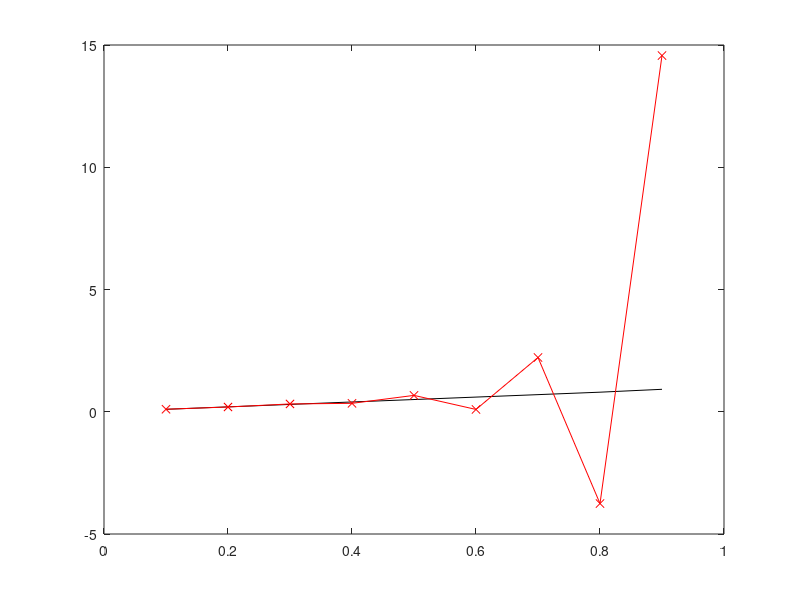
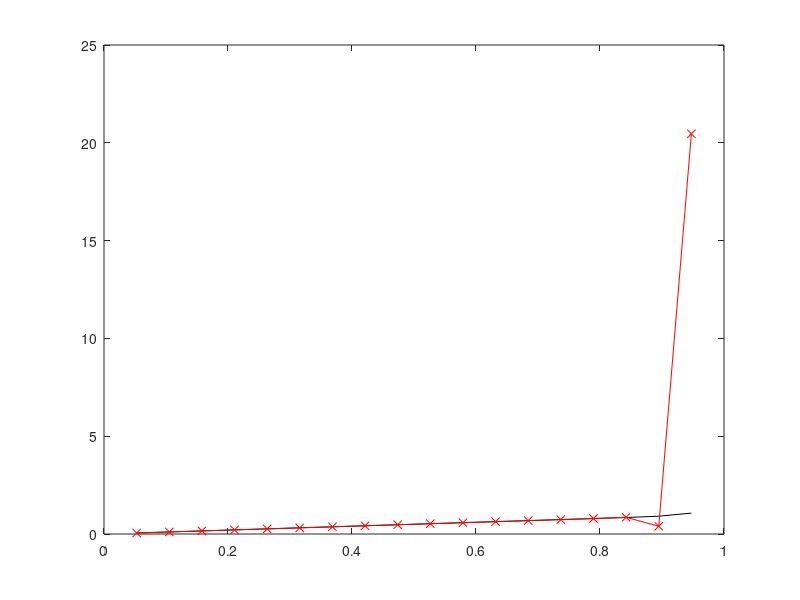
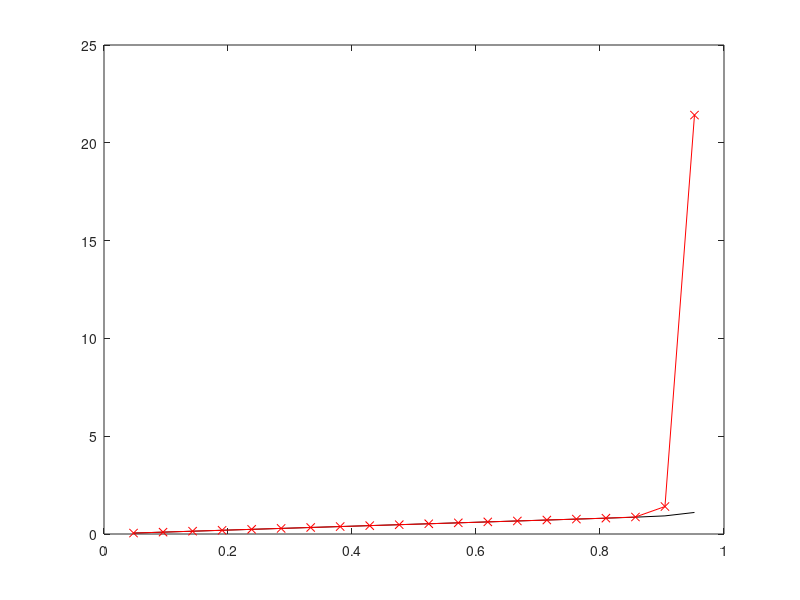
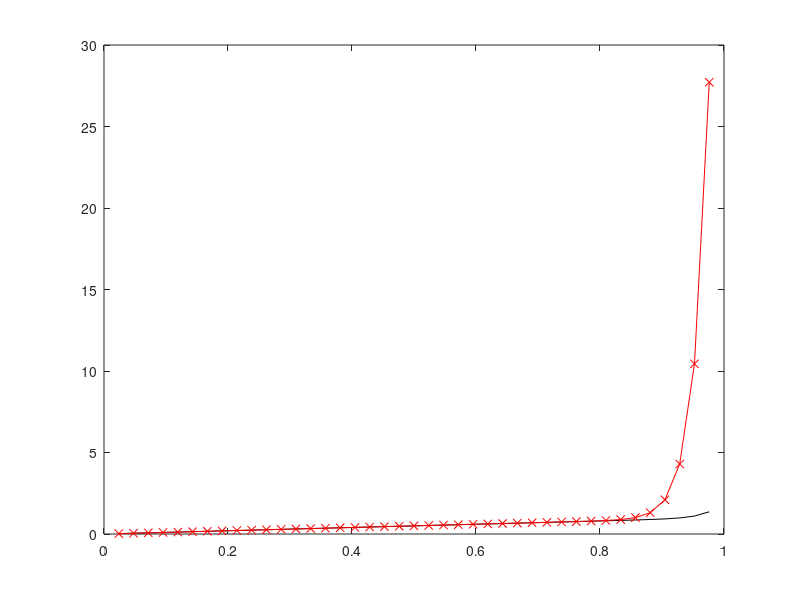

These charts were generated, in order, by the following MATLAB code:
clear
%solving problem
%-0.05*u'' + r(x) * x' = 2
% u(0)=0, u(1)=1

%set values of the problem
alpha = 0;
beta  = 2;
%functions r and f
r = @(x) 2 + 0 * x;
f = @(x) 2 + 0 * x;
%exact solution
u = @(x) x - ( (exp(-40) - exp(-40*(1-x)) ) / (1 - exp(-40)) );
fprintf('M\t|Approximation|NGE\n');
Marray = [10 19 21 42];

imax = 4;
for ii =1: imax
%discretization parameters
  M = Marray(ii); %remember that the system will be (M-1)x(M-1)
  h = 1/M;
  x_m = 0:h:1;
  x_m = x_m(2:end-1);
  %setting up matrix for the system
  D = (2*.05 * h.^-2 *diag(ones(M-1,1)) );
  T1 = (diag(ones(M-2,1),-1))* (-1*(0.05 *h.^(-2) + h.^(-1)) );
  T2 = (diag(ones(M-2,1),1)) * (-1*(0.05 *h.^(-2) - h.^(-1)) );
  
  %change A to have right coefficents
  A = T2+ T1 + D;
  %setting up rhs
  b = f(x_m)';
  b(1)   = b(1)   + alpha/h/h;
  b(end) = b(end) + beta/h/h;
  %solving this system
  usol = A \ b;


  %calculating exact solution
  uex = u(x_m)';
  %calculating error
  GE = uex - usol;
  NGE(ii) = max(abs(GE));

  %printing table results
  fprintf('%d\t|%d\t  |%d  \n', M(1), usol(end),NGE(ii));
  
  %plotting ex and comp sols
  figure; 
  plot(x_m,uex,'-k');
  hold on;
  plot(x_m,usol,'-xr');
  hold off;
  
end
